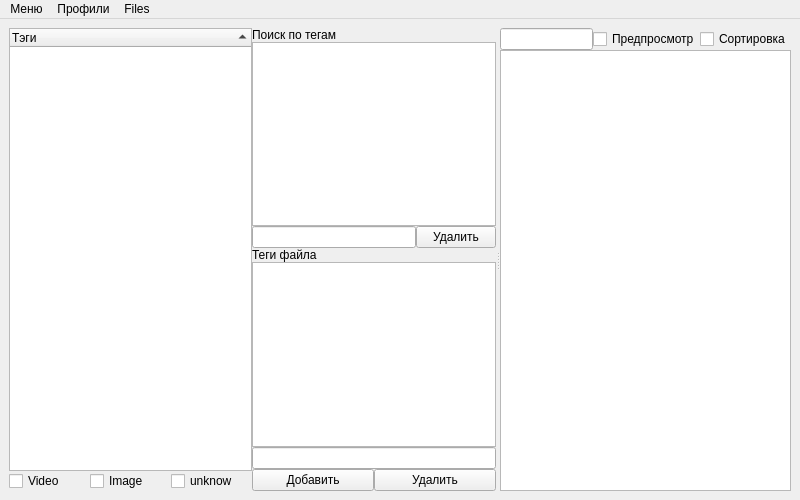
<?xml version="1.0" encoding="UTF-8"?>
<ui version="4.0">
 <class>MainWindow</class>
 <widget class="QMainWindow" name="MainWindow">
  <property name="geometry">
   <rect>
    <x>0</x>
    <y>0</y>
    <width>800</width>
    <height>500</height>
   </rect>
  </property>
  <property name="windowTitle">
   <string>MainWindow</string>
  </property>
  <widget class="QWidget" name="centralwidget">
   <layout class="QVBoxLayout" name="verticalLayout">
    <item>
     <layout class="QGridLayout" name="MainLayout" rowstretch="0" columnstretch="0">
      <item row="0" column="0">
       <widget class="QSplitter" name="splitter">
        <property name="sizePolicy">
         <sizepolicy hsizetype="Expanding" vsizetype="Preferred">
          <horstretch>0</horstretch>
          <verstretch>0</verstretch>
         </sizepolicy>
        </property>
        <property name="lineWidth">
         <number>2</number>
        </property>
        <property name="midLineWidth">
         <number>0</number>
        </property>
        <property name="orientation">
         <enum>Qt::Horizontal</enum>
        </property>
        <property name="opaqueResize">
         <bool>true</bool>
        </property>
        <property name="handleWidth">
         <number>4</number>
        </property>
        <property name="childrenCollapsible">
         <bool>true</bool>
        </property>
        <widget class="QWidget" name="leftLayout" native="true">
         <property name="sizeIncrement">
          <size>
           <width>0</width>
           <height>0</height>
          </size>
         </property>
         <property name="baseSize">
          <size>
           <width>0</width>
           <height>0</height>
          </size>
         </property>
         <layout class="QGridLayout" name="gridLayout_4" rowstretch="0,0" columnstretch="0,0,0,0">
          <property name="sizeConstraint">
           <enum>QLayout::SetDefaultConstraint</enum>
          </property>
          <property name="leftMargin">
           <number>0</number>
          </property>
          <property name="topMargin">
           <number>0</number>
          </property>
          <property name="rightMargin">
           <number>0</number>
          </property>
          <property name="bottomMargin">
           <number>0</number>
          </property>
          <property name="spacing">
           <number>0</number>
          </property>
          <item row="0" column="3">
           <layout class="QGridLayout" name="layoutTagSearch">
            <property name="spacing">
             <number>0</number>
            </property>
            <item row="1" column="0" colspan="2">
             <widget class="QListWidget" name="listSearchTag">
              <property name="minimumSize">
               <size>
                <width>180</width>
                <height>0</height>
               </size>
              </property>
             </widget>
            </item>
            <item row="2" column="0">
             <widget class="QLineEdit" name="lineAddTagToSearch"/>
            </item>
            <item row="2" column="1">
             <widget class="QPushButton" name="buttonDeleteTagFromSearch">
              <property name="text">
               <string>Удалить</string>
              </property>
             </widget>
            </item>
            <item row="0" column="0" colspan="2">
             <widget class="QLabel" name="labelTagSearch">
              <property name="text">
               <string>Поиск по тегам</string>
              </property>
             </widget>
            </item>
           </layout>
          </item>
          <item row="0" column="0" rowspan="2">
           <layout class="QGridLayout" name="layoutAllTags">
            <property name="spacing">
             <number>0</number>
            </property>
            <item row="4" column="0">
             <widget class="QCheckBox" name="checkBoxVideo">
              <property name="text">
               <string>Video</string>
              </property>
             </widget>
            </item>
            <item row="4" column="1">
             <widget class="QCheckBox" name="checkBoxImage">
              <property name="text">
               <string>Image</string>
              </property>
             </widget>
            </item>
            <item row="4" column="2">
             <widget class="QCheckBox" name="checkBoxUnknow">
              <property name="text">
               <string>unknow</string>
              </property>
             </widget>
            </item>
            <item row="2" column="0" colspan="3">
             <widget class="QTreeWidget" name="treeAllTags">
              <property name="minimumSize">
               <size>
                <width>180</width>
                <height>0</height>
               </size>
              </property>
              <property name="selectionMode">
               <enum>QAbstractItemView::ExtendedSelection</enum>
              </property>
              <property name="sortingEnabled">
               <bool>true</bool>
              </property>
              <property name="expandsOnDoubleClick">
               <bool>false</bool>
              </property>
              <property name="columnCount">
               <number>1</number>
              </property>
              <attribute name="headerShowSortIndicator" stdset="0">
               <bool>true</bool>
              </attribute>
              <column>
               <property name="text">
                <string notr="true">Тэги</string>
               </property>
               <property name="font">
                <font>
                 <stylestrategy>PreferDefault</stylestrategy>
                </font>
               </property>
              </column>
             </widget>
            </item>
           </layout>
          </item>
          <item row="1" column="3">
           <layout class="QGridLayout" name="layoutFileTags">
            <property name="spacing">
             <number>0</number>
            </property>
            <item row="0" column="0" colspan="2">
             <widget class="QLabel" name="labelFileTags">
              <property name="text">
               <string>Теги файла</string>
              </property>
             </widget>
            </item>
            <item row="2" column="0" colspan="2">
             <widget class="QLineEdit" name="lineAddTagToFile"/>
            </item>
            <item row="3" column="0">
             <widget class="QPushButton" name="buttonAddTagToFile">
              <property name="text">
               <string>Добавить</string>
              </property>
             </widget>
            </item>
            <item row="1" column="0" colspan="2">
             <widget class="QListWidget" name="listFilesTags">
              <property name="minimumSize">
               <size>
                <width>180</width>
                <height>0</height>
               </size>
              </property>
             </widget>
            </item>
            <item row="3" column="1">
             <widget class="QPushButton" name="buttonDeleteTagFromFile">
              <property name="text">
               <string>Удалить</string>
              </property>
             </widget>
            </item>
            <item row="4" column="0" colspan="2">
             <layout class="QGridLayout" name="FileListGrid"/>
            </item>
           </layout>
          </item>
         </layout>
        </widget>
        <widget class="QWidget" name="rightLayout" native="true">
         <layout class="QGridLayout" name="gridLayout_3" rowstretch="0,0,0" columnstretch="0,0,0,0,0">
          <property name="leftMargin">
           <number>0</number>
          </property>
          <property name="topMargin">
           <number>0</number>
          </property>
          <property name="rightMargin">
           <number>0</number>
          </property>
          <property name="bottomMargin">
           <number>0</number>
          </property>
          <property name="spacing">
           <number>0</number>
          </property>
          <item row="0" column="4">
           <widget class="QCheckBox" name="checkFileSorting">
            <property name="text">
             <string>Сортировка</string>
            </property>
           </widget>
          </item>
          <item row="0" column="3">
           <widget class="QCheckBox" name="checkTumbnailView">
            <property name="text">
             <string>Предпросмотр</string>
            </property>
           </widget>
          </item>
          <item row="2" column="0" colspan="5">
           <widget class="QListWidget" name="filesViewer">
            <property name="editTriggers">
             <set>QAbstractItemView::NoEditTriggers</set>
            </property>
           </widget>
          </item>
          <item row="0" column="0" colspan="3">
           <widget class="QLineEdit" name="lineSearchFile"/>
          </item>
         </layout>
        </widget>
       </widget>
      </item>
     </layout>
    </item>
   </layout>
  </widget>
  <widget class="QMenuBar" name="menubar">
   <property name="enabled">
    <bool>true</bool>
   </property>
   <property name="geometry">
    <rect>
     <x>0</x>
     <y>0</y>
     <width>800</width>
     <height>21</height>
    </rect>
   </property>
   <widget class="QMenu" name="menu">
    <property name="title">
     <string>Меню</string>
    </property>
    <addaction name="actionAddFiles"/>
    <addaction name="actionOpenFiles"/>
    <addaction name="actionPath"/>
    <addaction name="actionExit"/>
    <addaction name="separator"/>
    <addaction name="buttonAddTagToDb"/>
    <addaction name="buttonDeleteTagFromDb"/>
   </widget>
   <widget class="QMenu" name="menuProfile">
    <property name="title">
     <string>Профили</string>
    </property>
    <widget class="QMenu" name="menuProfiles">
     <property name="title">
      <string>Профили</string>
     </property>
    </widget>
    <addaction name="menuProfiles"/>
    <addaction name="actionAddDelete"/>
   </widget>
   <widget class="QMenu" name="menuFiles">
    <property name="title">
     <string>Files</string>
    </property>
    <addaction name="button_open"/>
    <addaction name="buttonExport"/>
    <addaction name="separator"/>
    <addaction name="actionViewAll"/>
    <addaction name="actionViewExist"/>
    <addaction name="actionViewNotExist"/>
    <addaction name="separator"/>
    <addaction name="actionViewAllNotExist"/>
    <addaction name="actionAddTypeToFile"/>
    <addaction name="buttonClear"/>
    <addaction name="buttonDeleteFIleFromDb"/>
    <addaction name="separator"/>
   </widget>
   <addaction name="menu"/>
   <addaction name="menuProfile"/>
   <addaction name="menuFiles"/>
  </widget>
  <action name="actionAddFiles">
   <property name="text">
    <string>Добавить файлы</string>
   </property>
  </action>
  <action name="actionExit">
   <property name="text">
    <string>Выход</string>
   </property>
  </action>
  <action name="actionOpenFiles">
   <property name="text">
    <string>Открыть</string>
   </property>
  </action>
  <action name="actionAddDelete">
   <property name="text">
    <string>Добавить/Удалить</string>
   </property>
  </action>
  <action name="actiondefault">
   <property name="text">
    <string>default</string>
   </property>
  </action>
  <action name="actionPath">
   <property name="text">
    <string>Путь</string>
   </property>
  </action>
  <action name="button_open">
   <property name="text">
    <string>Открыть</string>
   </property>
  </action>
  <action name="buttonExport">
   <property name="text">
    <string>Экспорт</string>
   </property>
  </action>
  <action name="actionViewExist">
   <property name="text">
    <string>Показать существующие</string>
   </property>
  </action>
  <action name="actionViewAllNotExist">
   <property name="text">
    <string>Показать все несуществующие</string>
   </property>
  </action>
  <action name="buttonClear">
   <property name="text">
    <string>Удалить несуществующие</string>
   </property>
  </action>
  <action name="buttonDeleteFIleFromDb">
   <property name="text">
    <string>Удалить</string>
   </property>
  </action>
  <action name="buttonAddTagToDb">
   <property name="text">
    <string>Добавть тег</string>
   </property>
  </action>
  <action name="buttonDeleteTagFromDb">
   <property name="text">
    <string>Удалить тег</string>
   </property>
  </action>
  <action name="actionAddTypeToFile">
   <property name="text">
    <string>Добавить тип к файлам</string>
   </property>
  </action>
  <action name="actionViewNotExist">
   <property name="text">
    <string>Показать несуществующте</string>
   </property>
  </action>
  <action name="actionViewAll">
   <property name="text">
    <string>Показать все</string>
   </property>
  </action>
 </widget>
 <resources/>
 <connections/>
</ui>
